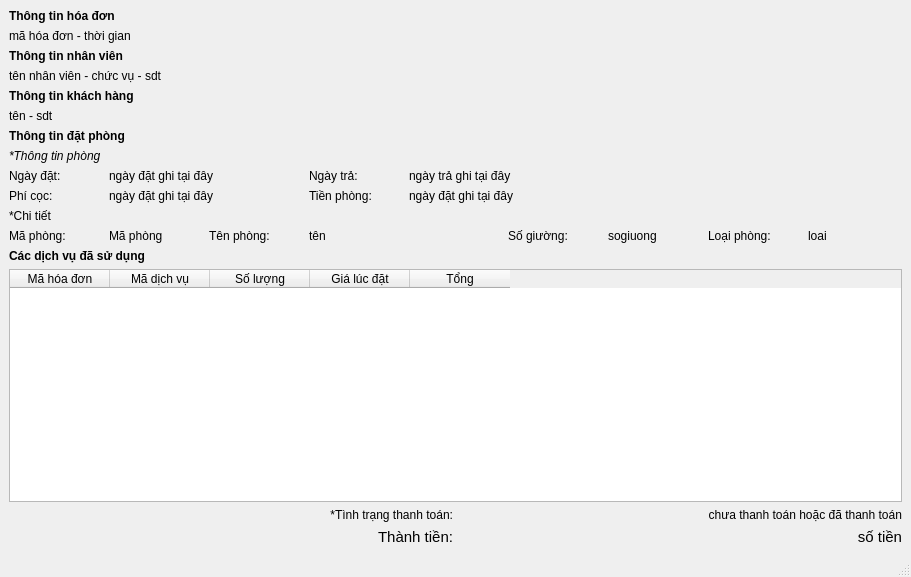
<?xml version="1.0" encoding="UTF-8"?>
<ui version="4.0">
 <class>MainWindow</class>
 <widget class="QMainWindow" name="MainWindow">
  <property name="geometry">
   <rect>
    <x>0</x>
    <y>0</y>
    <width>911</width>
    <height>577</height>
   </rect>
  </property>
  <property name="windowTitle">
   <string>MainWindow</string>
  </property>
  <widget class="QWidget" name="centralwidget">
   <layout class="QHBoxLayout" name="horizontalLayout">
    <item>
     <layout class="QVBoxLayout" name="verticalLayout_5">
      <item>
       <layout class="QVBoxLayout" name="verticalLayout">
        <item>
         <widget class="QLabel" name="label">
          <property name="font">
           <font>
            <weight>75</weight>
            <italic>false</italic>
            <bold>true</bold>
            <underline>false</underline>
            <strikeout>false</strikeout>
            <kerning>true</kerning>
           </font>
          </property>
          <property name="text">
           <string>Thông tin hóa đơn</string>
          </property>
         </widget>
        </item>
        <item>
         <widget class="QLabel" name="in4_hoadon">
          <property name="text">
           <string>mã hóa đơn - thời gian</string>
          </property>
         </widget>
        </item>
       </layout>
      </item>
      <item>
       <layout class="QVBoxLayout" name="verticalLayout_2">
        <item>
         <widget class="QLabel" name="label_4">
          <property name="font">
           <font>
            <weight>75</weight>
            <bold>true</bold>
           </font>
          </property>
          <property name="text">
           <string>Thông tin nhân viên</string>
          </property>
         </widget>
        </item>
        <item>
         <widget class="QLabel" name="in4_nhanvien">
          <property name="text">
           <string>tên nhân viên - chức vụ - sdt</string>
          </property>
         </widget>
        </item>
       </layout>
      </item>
      <item>
       <layout class="QVBoxLayout" name="verticalLayout_3">
        <item>
         <widget class="QLabel" name="label_3">
          <property name="font">
           <font>
            <weight>75</weight>
            <bold>true</bold>
           </font>
          </property>
          <property name="text">
           <string>Thông tin khách hàng</string>
          </property>
         </widget>
        </item>
        <item>
         <widget class="QLabel" name="in4_khachhang">
          <property name="text">
           <string>tên - sdt</string>
          </property>
         </widget>
        </item>
       </layout>
      </item>
      <item>
       <layout class="QGridLayout" name="gridLayout">
        <item row="0" column="0" colspan="2">
         <widget class="QLabel" name="label_2">
          <property name="font">
           <font>
            <weight>75</weight>
            <bold>true</bold>
           </font>
          </property>
          <property name="text">
           <string>Thông tin đặt phòng</string>
          </property>
         </widget>
        </item>
        <item row="1" column="0" colspan="2">
         <widget class="QLabel" name="label_5">
          <property name="font">
           <font>
            <italic>true</italic>
           </font>
          </property>
          <property name="text">
           <string>*Thông tin phòng</string>
          </property>
         </widget>
        </item>
        <item row="2" column="0">
         <widget class="QLabel" name="label_6">
          <property name="text">
           <string>Ngày đặt:</string>
          </property>
         </widget>
        </item>
        <item row="2" column="1" colspan="2">
         <widget class="QLabel" name="ngaydatphong">
          <property name="text">
           <string>ngày đặt ghi tại đây</string>
          </property>
         </widget>
        </item>
        <item row="2" column="3">
         <widget class="QLabel" name="label_8">
          <property name="text">
           <string>Ngày trả:</string>
          </property>
         </widget>
        </item>
        <item row="2" column="4" colspan="2">
         <widget class="QLabel" name="ngaytraphong">
          <property name="text">
           <string>ngày trả ghi tại đây</string>
          </property>
         </widget>
        </item>
        <item row="3" column="0">
         <widget class="QLabel" name="label_7">
          <property name="text">
           <string>Phí cọc:</string>
          </property>
         </widget>
        </item>
        <item row="3" column="1" colspan="2">
         <widget class="QLabel" name="phicoc">
          <property name="text">
           <string>ngày đặt ghi tại đây</string>
          </property>
         </widget>
        </item>
        <item row="4" column="0">
         <widget class="QLabel" name="label_10">
          <property name="text">
           <string>*Chi tiết</string>
          </property>
         </widget>
        </item>
        <item row="5" column="0">
         <widget class="QLabel" name="label_11">
          <property name="text">
           <string>Mã phòng:</string>
          </property>
         </widget>
        </item>
        <item row="5" column="1">
         <widget class="QLabel" name="maphong">
          <property name="text">
           <string>Mã phòng</string>
          </property>
         </widget>
        </item>
        <item row="5" column="2">
         <widget class="QLabel" name="label_12">
          <property name="text">
           <string>Tên phòng:</string>
          </property>
         </widget>
        </item>
        <item row="5" column="3">
         <widget class="QLabel" name="tenphong">
          <property name="text">
           <string>tên</string>
          </property>
         </widget>
        </item>
        <item row="5" column="5">
         <widget class="QLabel" name="label_13">
          <property name="text">
           <string>Số giường:</string>
          </property>
         </widget>
        </item>
        <item row="5" column="6">
         <widget class="QLabel" name="sogiuong">
          <property name="text">
           <string>sogiuong</string>
          </property>
         </widget>
        </item>
        <item row="5" column="7">
         <widget class="QLabel" name="label_14">
          <property name="text">
           <string>Loại phòng:</string>
          </property>
         </widget>
        </item>
        <item row="5" column="8">
         <widget class="QLabel" name="loaiphong">
          <property name="text">
           <string>loai</string>
          </property>
         </widget>
        </item>
        <item row="3" column="3">
         <widget class="QLabel" name="label_9">
          <property name="text">
           <string>Tiền phòng:</string>
          </property>
         </widget>
        </item>
        <item row="3" column="4" colspan="2">
         <widget class="QLabel" name="tienphong">
          <property name="text">
           <string>ngày đặt ghi tại đây</string>
          </property>
         </widget>
        </item>
       </layout>
      </item>
      <item>
       <layout class="QVBoxLayout" name="verticalLayout_4">
        <item>
         <widget class="QLabel" name="label_15">
          <property name="font">
           <font>
            <weight>75</weight>
            <bold>true</bold>
           </font>
          </property>
          <property name="text">
           <string>Các dịch vụ đã sử dụng</string>
          </property>
         </widget>
        </item>
        <item>
         <widget class="QTableWidget" name="dis_pla">
          <column>
           <property name="text">
            <string>Mã hóa đơn</string>
           </property>
          </column>
          <column>
           <property name="text">
            <string>Mã dịch vụ</string>
           </property>
          </column>
          <column>
           <property name="text">
            <string>Số lượng</string>
           </property>
          </column>
          <column>
           <property name="text">
            <string>Giá lúc đặt</string>
           </property>
          </column>
          <column>
           <property name="text">
            <string>Tổng</string>
           </property>
          </column>
         </widget>
        </item>
       </layout>
      </item>
      <item>
       <layout class="QGridLayout" name="gridLayout_2">
        <item row="0" column="0">
         <widget class="QLabel" name="label_16">
          <property name="text">
           <string>*Tình trạng thanh toán:</string>
          </property>
          <property name="alignment">
           <set>Qt::AlignRight|Qt::AlignTrailing|Qt::AlignVCenter</set>
          </property>
         </widget>
        </item>
        <item row="0" column="1">
         <widget class="QLabel" name="tinhtrangthanhtoan">
          <property name="text">
           <string>chưa thanh toán hoặc đã thanh toán</string>
          </property>
          <property name="alignment">
           <set>Qt::AlignRight|Qt::AlignTrailing|Qt::AlignVCenter</set>
          </property>
         </widget>
        </item>
        <item row="1" column="0">
         <widget class="QLabel" name="label_18">
          <property name="font">
           <font>
            <pointsize>11</pointsize>
           </font>
          </property>
          <property name="text">
           <string>Thành tiền:</string>
          </property>
          <property name="alignment">
           <set>Qt::AlignRight|Qt::AlignTrailing|Qt::AlignVCenter</set>
          </property>
         </widget>
        </item>
        <item row="1" column="1">
         <widget class="QLabel" name="thanhtien">
          <property name="font">
           <font>
            <pointsize>11</pointsize>
           </font>
          </property>
          <property name="text">
           <string>số tiền</string>
          </property>
          <property name="alignment">
           <set>Qt::AlignRight|Qt::AlignTrailing|Qt::AlignVCenter</set>
          </property>
         </widget>
        </item>
       </layout>
      </item>
     </layout>
    </item>
   </layout>
  </widget>
  <widget class="QMenuBar" name="menubar">
   <property name="geometry">
    <rect>
     <x>0</x>
     <y>0</y>
     <width>911</width>
     <height>26</height>
    </rect>
   </property>
  </widget>
  <widget class="QStatusBar" name="statusbar"/>
 </widget>
 <resources/>
 <connections/>
</ui>
